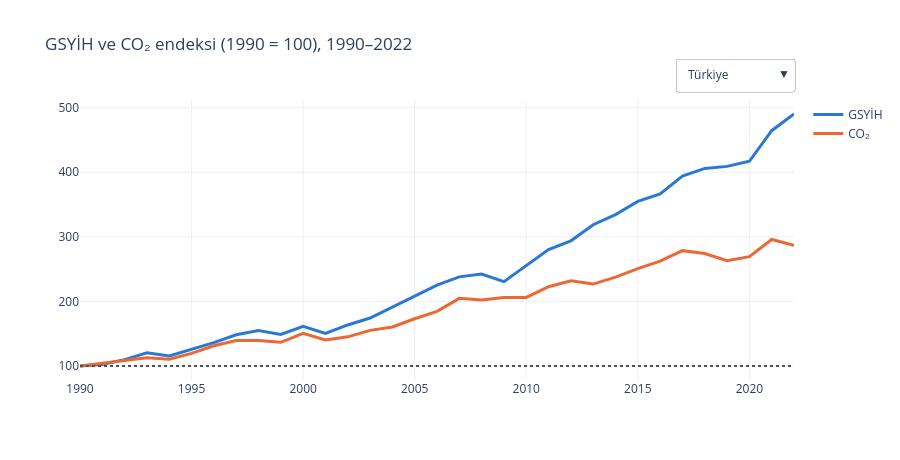

Notebook code for this chart:
### Markdown cell above
## 6. Büyüme ve emisyon: bağ kopuyor mu?

GSYİH ve CO₂ 1990 = 100 olarak endekslendi. Menüden ülke seç. Mavi çizgi turuncunun üzerinde kalıp ayrışıyorsa ekonomi emisyondan daha hızlı büyüyor demektir.

### Code cell
secim = {"Türkiye": "Turkey", "Almanya": "Germany", "ABD": "United States",
         "Birleşik Krallık": "United Kingdom", "Çin": "China", "Hindistan": "India", "Polonya": "Poland"}
fig = go.Figure()
for i, (ad, ulke) in enumerate(secim.items()):
    s = df[(df.country == ulke) & df.year.between(1990, GSYIH_SON)].set_index("year")
    for kol, etiket, renk in [("gdp", "GSYİH", MAVI), ("co2", "CO₂", TURUNCU)]:
        fig.add_scatter(x=s.index, y=s[kol] / s.loc[1990, kol] * 100, name=etiket, visible=(i == 0),
                        line=dict(color=renk, width=3), hovertemplate=etiket + ": %{y:.0f}<extra></extra>")
fig.add_hline(y=100, line_dash="dot", line_color=GRI)
n = len(secim)
fig.update_layout(
    title=f"GSYİH ve CO₂ endeksi (1990 = 100), 1990–{GSYIH_SON}", height=460, hovermode="x unified",
    updatemenus=[dict(x=1, xanchor="right", y=1.15, buttons=[
        dict(label=ad, method="update", args=[{"visible": [j // 2 == i for j in range(2 * n)]}])
        for i, ad in enumerate(secim)])])
fig.show()

### Figure 1 — Plotly figure (JSON) as saved in the notebook; plotly's stock layout.template omitted (floating-point values rounded to 4 significant figures)
{"data": [{"hovertemplate": "GSYİH: %{y:.0f}<extra></extra>", "line": {"color": "#2a78d6", "width": 3}, "name": "GSYİH", "type": "scatter", "visible": true, "x": [1990, 1991, 1992, 1993, 1994, 1995, 1996, 1997, 1998, 1999, 2000, 2001, 2002, 2003, 2004, 2005, 2006, 2007, 2008, 2009, 2010, 2011, 2012, 2013, 2014, 2015, 2016, 2017, 2018, 2019, 2020, 2021, 2022], "y": [100.0, 102.3, 109.9, 120.4, 115.5, 125.5, 136.1, 148.4, 155.0, 149.0, 161.3, 150.4, 163.5, 174.3, 191.3, 209.0, 225.3, 238.0, 242.4, 230.7, 254.8, 280.4, 293.8, 318.7, 334.5, 354.8, 366.6, 394.1, 405.9, 409.1, 417.0, 464.3, 490.2]}, {"hovertemplate": "CO₂: %{y:.0f}<extra></extra>", "line": {"color": "#eb6834", "width": 3}, "name": "CO₂", "type": "scatter", "visible": true, "x": [1990, 1991, 1992, 1993, 1994, 1995, 1996, 1997, 1998, 1999, 2000, 2001, 2002, 2003, 2004, 2005, 2006, 2007, 2008, 2009, 2010, 2011, 2012, 2013, 2014, 2015, 2016, 2017, 2018, 2019, 2020, 2021, 2022], "y": [100.0, 104.2, 108.2, 112.8, 110.4, 119.5, 131.4, 139.4, 139.5, 136.7, 150.7, 140.3, 145.1, 155.2, 160.3, 173.2, 184.7, 204.8, 202.3, 206.1, 206.2, 222.7, 232.0, 226.8, 237.6, 250.8, 262.4, 278.6, 274.2, 263.0, 269.3, 295.9, 287.0]}, {"hovertemplate": "GSYİH: %{y:.0f}<extra></extra>", "line": {"color": "#2a78d6", "width": 3}, "name": "GSYİH", "type": "scatter", "visible": false, "x": [1990, 1991, 1992, 1993, 1994, 1995, 1996, 1997, 1998, 1999, 2000, 2001, 2002, 2003, 2004, 2005, 2006, 2007, 2008, 2009, 2010, 2011, 2012, 2013, 2014, 2015, 2016, 2017, 2018, 2019, 2020, 2021, 2022], "y": [100.0, 106.2, 109.4, 109.5, 113.3, 116.5, 118.7, 122.1, 125.8, 129.7, 134.9, 138.6, 140.0, 140.5, 143.6, 146.1, 153.1, 159.8, 163.2, 155.6, 163.8, 172.0, 172.8, 173.5, 177.4, 180.0, 184.0, 189.0, 190.8, 192.8, 185.7, 190.6, 194.0]}, {"hovertemplate": "CO₂: %{y:.0f}<extra></extra>", "line": {"color": "#eb6834", "width": 3}, "name": "CO₂", "type": "scatter", "visible": false, "x": [1990, 1991, 1992, 1993, 1994, 1995, 1996, 1997, 1998, 1999, 2000, 2001, 2002, 2003, 2004, 2005, 2006, 2007, 2008, 2009, 2010, 2011, 2012, 2013, 2014, 2015, 2016, 2017, 2018, 2019, 2020, 2021, 2022], "y": [100.0, 96.41, 91.91, 90.95, 89.42, 89.11, 90.98, 88.31, 87.55, 84.89, 85.23, 86.77, 85.21, 84.8, 83.1, 82.28, 84.04, 80.22, 81.21, 74.89, 78.38, 76.27, 77.18, 78.85, 75.14, 75.92, 75.65, 74.38, 71.94, 67.18, 61.36, 64.28, 63.31]}, {"hovertemplate": "GSYİH: %{y:.0f}<extra></extra>", "line": {"color": "#2a78d6", "width": 3}, "name": "GSYİH", "type": "scatter", "visible": false, "x": [1990, 1991, 1992, 1993, 1994, 1995, 1996, 1997, 1998, 1999, 2000, 2001, 2002, 2003, 2004, 2005, 2006, 2007, 2008, 2009, 2010, 2011, 2012, 2013, 2014, 2015, 2016, 2017, 2018, 2019, 2020, 2021, 2022], "y": [100.0, 99.72, 103.3, 106.1, 110.4, 113.4, 117.7, 123.0, 128.4, 134.5, 140.0, 141.3, 143.9, 147.9, 153.5, 158.6, 162.9, 165.8, 165.3, 160.7, 164.7, 167.3, 171.1, 174.3, 178.3, 183.1, 186.2, 190.3, 195.9, 200.4, 194.9, 206.5, 210.7]}, {"hovertemplate": "CO₂: %{y:.0f}<extra></extra>", "line": {"color": "#eb6834", "width": 3}, "name": "CO₂", "type": "scatter", "visible": false, "x": [1990, 1991, 1992, 1993, 1994, 1995, 1996, 1997, 1998, 1999, 2000, 2001, 2002, 2003, 2004, 2005, 2006, 2007, 2008, 2009, 2010, 2011, 2012, 2013, 2014, 2015, 2016, 2017, 2018, 2019, 2020, 2021, 2022], "y": [100.0, 98.92, 100.9, 102.9, 104.5, 105.7, 109.1, 110.5, 111.8, 113.0, 117.4, 115.0, 115.9, 117.0, 119.1, 119.4, 117.8, 119.3, 115.3, 106.9, 110.5, 107.9, 103.9, 106.7, 107.8, 104.6, 102.2, 101.2, 104.5, 102.0, 91.39, 97.82, 98.51]}, {"hovertemplate": "GSYİH: %{y:.0f}<extra></extra>", "line": {"color": "#2a78d6", "width": 3}, "name": "GSYİH", "type": "scatter", "visible": false, "x": [1990, 1991, 1992, 1993, 1994, 1995, 1996, 1997, 1998, 1999, 2000, 2001, 2002, 2003, 2004, 2005, 2006, 2007, 2008, 2009, 2010, 2011, 2012, 2013, 2014, 2015, 2016, 2017, 2018, 2019, 2020, 2021, 2022], "y": [100.0, 98.83, 99.07, 101.4, 105.3, 107.8, 110.5, 113.8, 117.3, 121.1, 125.5, 128.8, 131.8, 136.2, 139.4, 143.6, 147.0, 150.6, 149.6, 142.9, 145.5, 147.6, 149.8, 152.5, 157.4, 161.2, 164.6, 168.7, 171.5, 174.3, 155.1, 166.8, 173.7]}, {"hovertemplate": "CO₂: %{y:.0f}<extra></extra>", "line": {"color": "#eb6834", "width": 3}, "name": "CO₂", "type": "scatter", "visible": false, "x": [1990, 1991, 1992, 1993, 1994, 1995, 1996, 1997, 1998, 1999, 2000, 2001, 2002, 2003, 2004, 2005, 2006, 2007, 2008, 2009, 2010, 2011, 2012, 2013, 2014, 2015, 2016, 2017, 2018, 2019, 2020, 2021, 2022], "y": [100.0, 101.2, 98.65, 96.29, 95.36, 94.05, 97.48, 93.48, 94.45, 93.31, 94.53, 96.02, 93.08, 94.96, 95.26, 94.75, 94.34, 92.96, 90.53, 82.09, 85.04, 78.03, 80.98, 79.34, 72.9, 70.18, 66.36, 64.35, 63.08, 60.6, 54.2, 56.88, 51.69]}, {"hovertemplate": "GSYİH: %{y:.0f}<extra></extra>", "line": {"color": "#2a78d6", "width": 3}, "name": "GSYİH", "type": "scatter", "visible": false, "x": [1990, 1991, 1992, 1993, 1994, 1995, 1996, 1997, 1998, 1999, 2000, 2001, 2002, 2003, 2004, 2005, 2006, 2007, 2008, 2009, 2010, 2011, 2012, 2013, 2014, 2015, 2016, 2017, 2018, 2019, 2020, 2021, 2022], "y": [100.0, 103.7, 110.9, 121.9, 131.1, 142.1, 151.5, 156.3, 157.7, 164.8, 175.8, 187.0, 201.3, 214.1, 231.3, 254.1, 280.3, 306.0, 319.0, 341.9, 379.9, 404.5, 436.4, 470.5, 505.3, 540.6, 577.4, 617.2, 658.6, 698.1, 713.5, 773.4, 796.6]}, {"hovertemplate": "CO₂: %{y:.0f}<extra></extra>", "line": {"color": "#eb6834", "width": 3}, "name": "CO₂", "type": "scatter", "visible": false, "x": [1990, 1991, 1992, 1993, 1994, 1995, 1996, 1997, 1998, 1999, 2000, 2001, 2002, 2003, 2004, 2005, 2006, 2007, 2008, 2009, 2010, 2011, 2012, 2013, 2014, 2015, 2016, 2017, 2018, 2019, 2020, 2021, 2022], "y": [100.0, 105.5, 110.0, 117.3, 124.6, 134.9, 140.9, 141.4, 135.1, 142.9, 146.7, 150.0, 165.0, 194.7, 209.8, 236.8, 261.2, 280.8, 301.7, 317.3, 346.7, 383.3, 393.3, 400.3, 401.7, 396.9, 392.5, 402.7, 416.6, 431.4, 438.8, 454.4, 471.6]}, {"hovertemplate": "GSYİH: %{y:.0f}<extra></extra>", "line": {"color": "#2a78d6", "width": 3}, "name": "GSYİH", "type": "scatter", "visible": false, "x": [1990, 1991, 1992, 1993, 1994, 1995, 1996, 1997, 1998, 1999, 2000, 2001, 2002, 2003, 2004, 2005, 2006, 2007, 2008, 2009, 2010, 2011, 2012, 2013, 2014, 2015, 2016, 2017, 2018, 2019, 2020, 2021, 2022], "y": [100.0, 101.0, 105.8, 111.0, 117.4, 125.0, 133.9, 138.6, 146.7, 154.8, 160.2, 167.9, 172.8, 185.7, 199.6, 214.3, 232.4, 251.5, 265.5, 285.2, 306.2, 326.7, 345.7, 366.9, 392.6, 422.1, 460.2, 488.3, 523.9, 548.0, 510.9, 559.8, 598.3]}, {"hovertemplate": "CO₂: %{y:.0f}<extra></extra>", "line": {"color": "#eb6834", "width": 3}, "name": "CO₂", "type": "scatter", "visible": false, "x": [1990, 1991, 1992, 1993, 1994, 1995, 1996, 1997, 1998, 1999, 2000, 2001, 2002, 2003, 2004, 2005, 2006, 2007, 2008, 2009, 2010, 2011, 2012, 2013, 2014, 2015, 2016, 2017, 2018, 2019, 2020, 2021, 2022], "y": [100.0, 106.5, 113.4, 117.2, 123.5, 131.6, 142.5, 148.4, 151.5, 166.3, 170.8, 173.2, 178.7, 184.8, 196.3, 206.8, 223.8, 241.1, 257.9, 279.1, 290.4, 305.5, 333.4, 345.2, 371.6, 386.1, 407.0, 419.7, 449.0, 451.8, 419.2, 462.9, 489.8]}, {"hovertemplate": "GSYİH: %{y:.0f}<extra></extra>", "line": {"color": "#2a78d6", "width": 3}, "name": "GSYİH", "type": "scatter", "visible": false, "x": [1990, 1991, 1992, 1993, 1994, 1995, 1996, 1997, 1998, 1999, 2000, 2001, 2002, 2003, 2004, 2005, 2006, 2007, 2008, 2009, 2010, 2011, 2012, 2013, 2014, 2015, 2016, 2017, 2018, 2019, 2020, 2021, 2022], "y": [100.0, 93.76, 96.97, 101.5, 107.6, 116.2, 124.3, 133.6, 141.0, 148.9, 157.1, 160.6, 165.5, 173.0, 183.6, 191.8, 205.6, 222.2, 233.8, 244.8, 256.1, 271.4, 275.6, 278.0, 288.6, 301.3, 310.2, 326.1, 345.5, 360.9, 353.6, 377.8, 396.2]}, {"hovertemplate": "CO₂: %{y:.0f}<extra></extra>", "line": {"color": "#eb6834", "width": 3}, "name": "CO₂", "type": "scatter", "visible": false, "x": [1990, 1991, 1992, 1993, 1994, 1995, 1996, 1997, 1998, 1999, 2000, 2001, 2002, 2003, 2004, 2005, 2006, 2007, 2008, 2009, 2010, 2011, 2012, 2013, 2014, 2015, 2016, 2017, 2018, 2019, 2020, 2021, 2022], "y": [100.0, 99.21, 96.8, 96.98, 95.66, 96.32, 100.2, 97.57, 90.07, 87.47, 84.31, 83.24, 81.27, 84.69, 85.99, 85.71, 89.38, 89.21, 87.53, 83.94, 88.76, 88.59, 86.56, 85.5, 82.22, 83.05, 85.91, 89.41, 89.21, 84.35, 80.27, 87.87, 83.67]}], "layout": {"height": 460, "hovermode": "x unified", "shapes": [{"line": {"color": "#52514e", "dash": "dot"}, "type": "line", "x0": 0, "x1": 1, "xref": "x domain", "y0": 100, "y1": 100, "yref": "y"}], "title": {"text": "GSYİH ve CO₂ endeksi (1990 = 100), 1990–2022"}, "updatemenus": [{"buttons": [{"args": [{"visible": [true, true, false, false, false, false, false, false, false, false, false, false, false, false]}], "label": "Türkiye", "method": "update"}, {"args": [{"visible": [false, false, true, true, false, false, false, false, false, false, false, false, false, false]}], "label": "Almanya", "method": "update"}, {"args": [{"visible": [false, false, false, false, true, true, false, false, false, false, false, false, false, false]}], "label": "ABD", "method": "update"}, {"args": [{"visible": [false, false, false, false, false, false, true, true, false, false, false, false, false, false]}], "label": "Birleşik Krallık", "method": "update"}, {"args": [{"visible": [false, false, false, false, false, false, false, false, true, true, false, false, false, false]}], "label": "Çin", "method": "update"}, {"args": [{"visible": [false, false, false, false, false, false, false, false, false, false, true, true, false, false]}], "label": "Hindistan", "method": "update"}, {"args": [{"visible": [false, false, false, false, false, false, false, false, false, false, false, false, true, true]}], "label": "Polonya", "method": "update"}], "x": 1, "xanchor": "right", "y": 1.15}]}}
